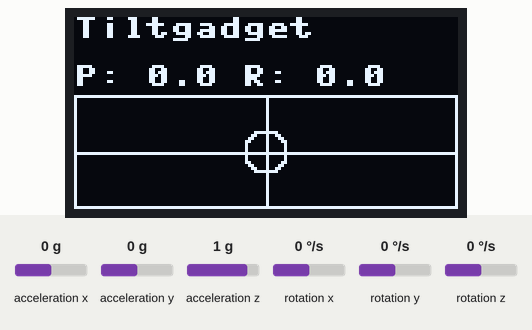
Recording of a program running on a simulated ESP32 board running MicroPython. On the bench: 128×64 one-colour display. The inputs (shaded band) are chosen by the test bench; at power-on: acceleration x 0 g, acceleration y 0 g, acceleration z 1 g, rotation x 0 °/s, rotation y 0 °/s, rotation z 0 °/s. Library files of the repository ran but are not shown: MPU6050.py, ssd1306.py; what the program prints to the serial console is not drawn.

Above: at 4.8 s.
4.9 s: acceleration x set to -1.4 g
At 7.7 s:
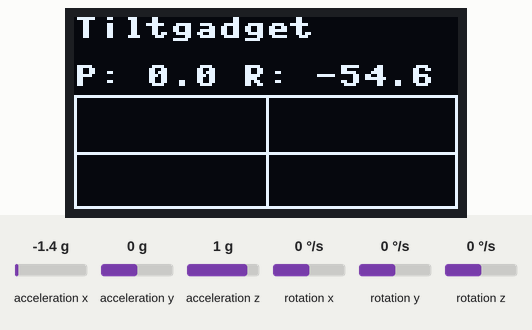
7.9 s: acceleration y set to -1.4 g
At 10.8 s:
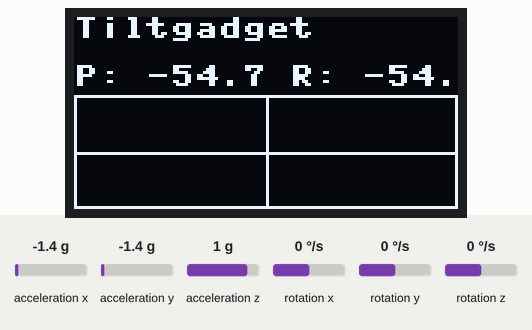
10.9 s: acceleration z set to -1.4 g
At 14.8 s:
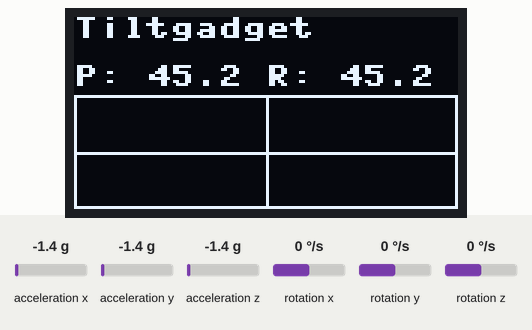
Timing chart, 0 to 16.3 s (numbered marks = the images above; inputs shaded):
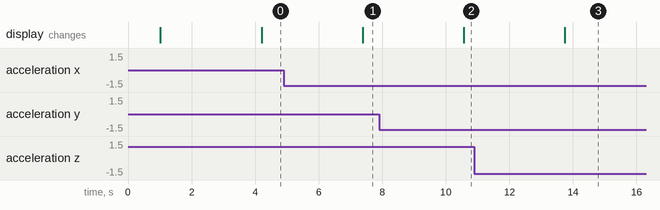

Measured:
- after the input at 4.9 s, the display: changes after 2.5 s (image 1)
- after the input at 7.9 s, the display: changes after 2.7 s (image 2)
- after the input at 10.9 s, the display: changes after 2.8 s (image 3)

The program:

gy511-tiltmeter.py
```python
#get data from GY511 and build a tilt gadget
from machine import Pin, SoftI2C
import time
import math
from MPU6050 import MPU6050
import ssd1306


i2c = SoftI2C(scl=Pin(22), sda=Pin(21), freq=10000)
mpu = MPU6050()
dsp = ssd1306.SSD1306_I2C(128, 64, i2c)

pitchComp = 0
rollComp = 0
tLoop = 0
cnt = 0
errorP = 0
errorR = 0

def circle(radius,xOff,yOff):
    xCenter=64
    yCenter=45
    for deg in range(0,360):
        rads=deg/360*2*math.pi
        x=radius*math.cos(rads)
        y=radius*math.sin(rads)
        dsp.pixel(int(x+xCenter-xOff),int(y+yCenter-yOff),1)


while True:
    tStart=time.ticks_ms()
    gyro = mpu.read_gyro_data()
    accel = mpu.read_accel_data()
    xGyro = gyro["x"]
    yGyro = -gyro["y"]
    zGyro = gyro["z"]
    xAccel = accel["x"]
    yAccel = accel["y"]
    zAccel = accel["z"]
    # basic pitch and roll
    if zAccel == 0:
        zAccel = 0.001
    pitchA=math.atan(yAccel/zAccel)/(2*math.pi)*360
    rollA=math.atan(xAccel/zAccel)/(2*math.pi)*360
    # filter and compensate
    pitchComp=pitchA*.1 + .9*(pitchComp+xGyro*tLoop) + errorP * 0.002
    rollComp=rollA*.1 + .9*(rollComp+yGyro*tLoop) + errorR * 0.002

    errorP = errorP + (pitchA-pitchComp)*tLoop
    errorR = errorR + (rollA - rollComp)*tLoop

    cnt = cnt+1
    if cnt==100:
        cnt = 0

        print('PA: ',pitchA, 'RA: ',rollA,'PC: ',pitchComp, 'RC: ',rollComp)
        dsp.text('Tiltgadget',0,0)
        msg='P: '+str(round(pitchComp,1))+' R: '+str(round(rollComp,1))
        dsp.text(msg,0,16)
        dsp.rect(0,26,128,38,1)
        dsp.hline(0,45,128,1)
        dsp.vline(64,26,38,1)
        circle(7,int(2.5*pitchComp),int(rollComp))
        dsp.show()
        dsp.fill(0)
    tStop = time.ticks_ms()
    tLoop = (tStop-tStart) * 0.001


    
```
